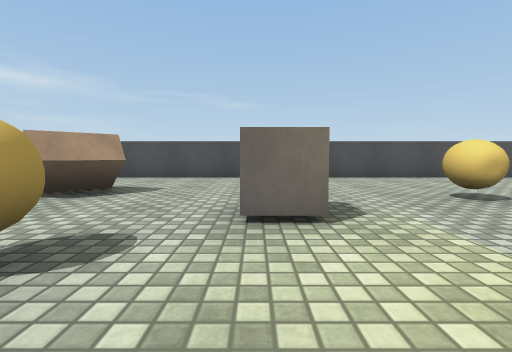
View 1 (above)

16 first-person views from a walk through a 3-D level made in the Unity game engine. The camera is 0.58 m above the floor, tilts 4° down and sees 85° across. The floor is counted in squares, 1 m on a side. Each view is taken from the middle of a square. On the plan, view 1 faces up. The plan holds only what a view shows up to about 9 squares ahead; the rest is blank. The player is left out. Some surface patterns are stand-ins.

View 2
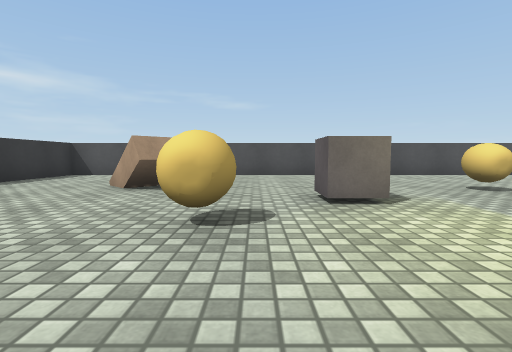

View 3
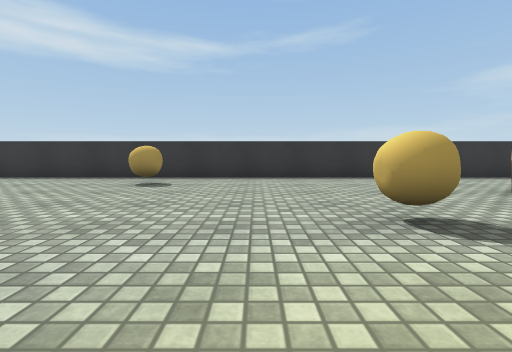

View 4
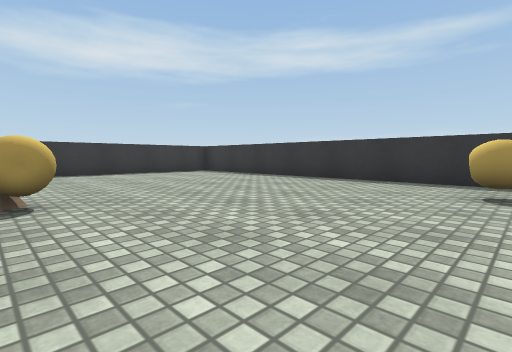

View 5
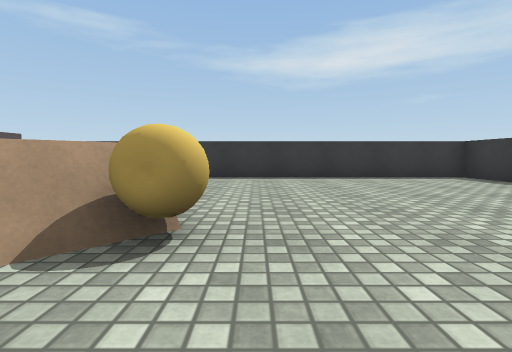

View 6
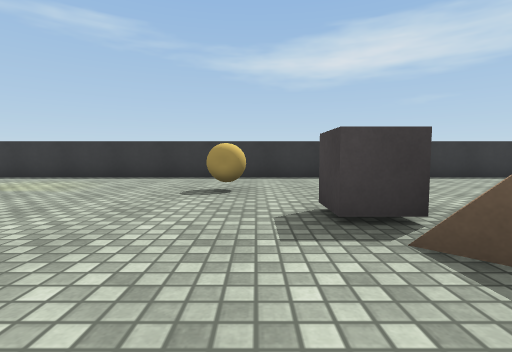

View 7
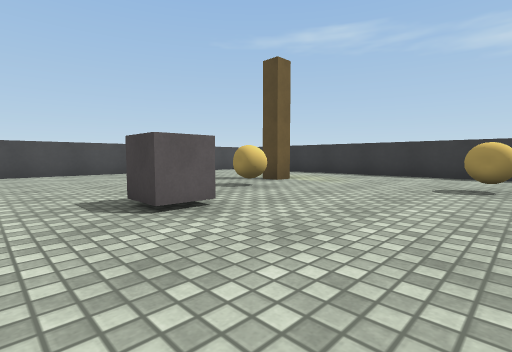

View 8
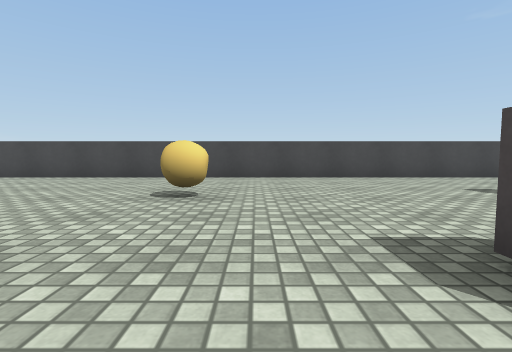

View 9
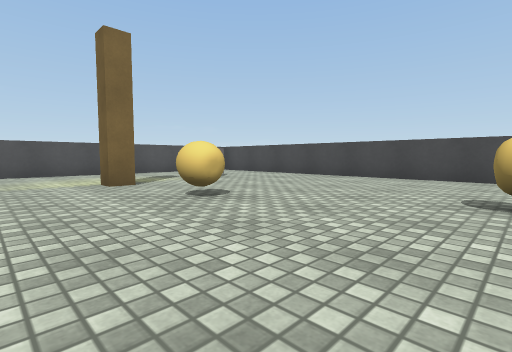

View 10
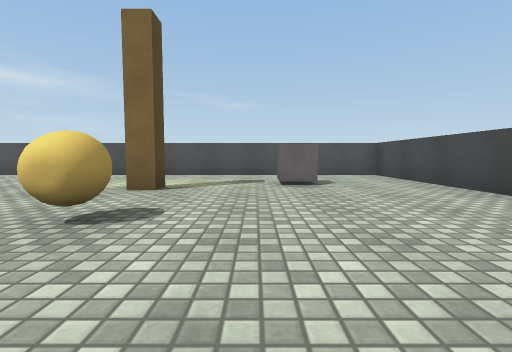

View 11
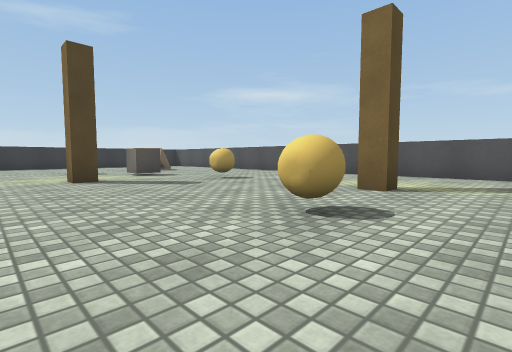

View 12
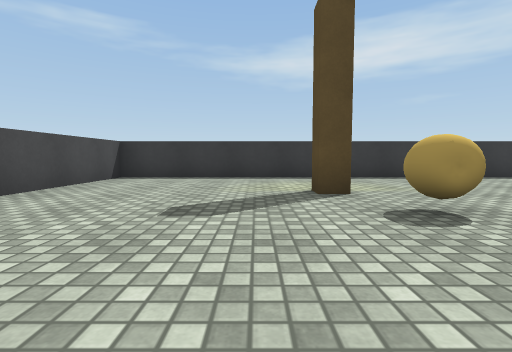

View 13
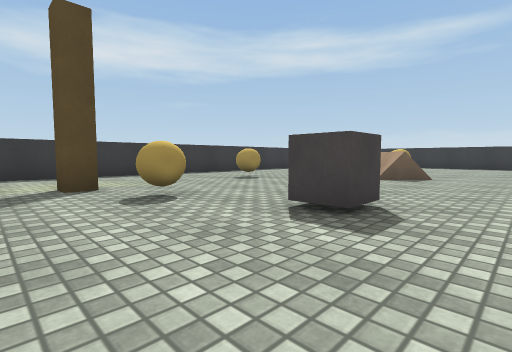

View 14
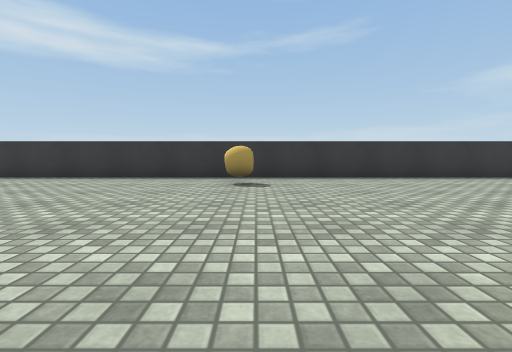

View 15
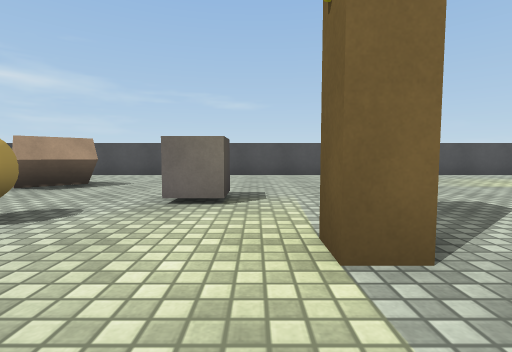

View 16
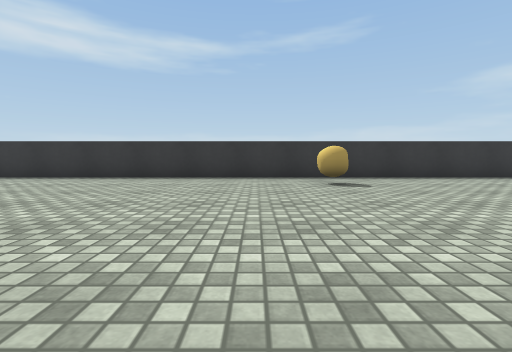

### Floor plan
Points are (right, up) in squares from view 1. A wall is a line through its corners. A room is listed if a view was taken in it or the views show most of it. See-through windows are left out.
Room 1 (views 1, 2, 3, 4, 5, 6, 7, 8, 9, 10, 11, 12, 13, 14, 15, 16)
walls: (2, 1) (2, 0.4) (1.5, 0.4) (1.5, 1); (7.3, 4.4) (7.3, 3.8) (6.8, 3.8) (6.8, 4.4); (7.5, -8.9) (7.5, -8.3) (8, -8.3) (8, -8.9); (-6.8, -11.7) (12.8, -11.7) (12.8, 7.7) (-6.8, 7.7) (-6.8, -11.7)
objects: other object (-5, -2); other object (-3, 4) to (-2, 4); other object (-2, 1); other object (0, -7); other object (0, -6); grey cube (0, 3); grey cube (2, -7) to (2, -6); other object (3, -9); other object (3, 4); grey cube (6, -5); other object (7, -7); other object (7, 1); other object (9, -2); grey cube (10, 5)

Where each view was taken, in squares from view 1:
view 1: 0 up, 0 right, facing up
view 2: 1 down, 1 left, facing up
view 3: 0 up, 1 right, facing left
view 4: 2 down, 0 right, facing down-left
view 5: 4 down, 1 left, facing down
view 6: 4 down, 3 right, facing down
view 7: 3 down, 3 right, facing down-right
view 8: 3 down, 5 right, facing right
view 9: 2 down, 5 right, facing up-right
view 10: 1 down, 9 right, facing up
view 11: 1 down, 9 right, facing up-left
view 12: 4 down, 9 right, facing down
view 13: 3 down, 9 right, facing down-left
view 14: 2 down, 1 right, facing left
view 15: 1 down, 1 right, facing up
view 16: 4 down, 1 right, facing left
